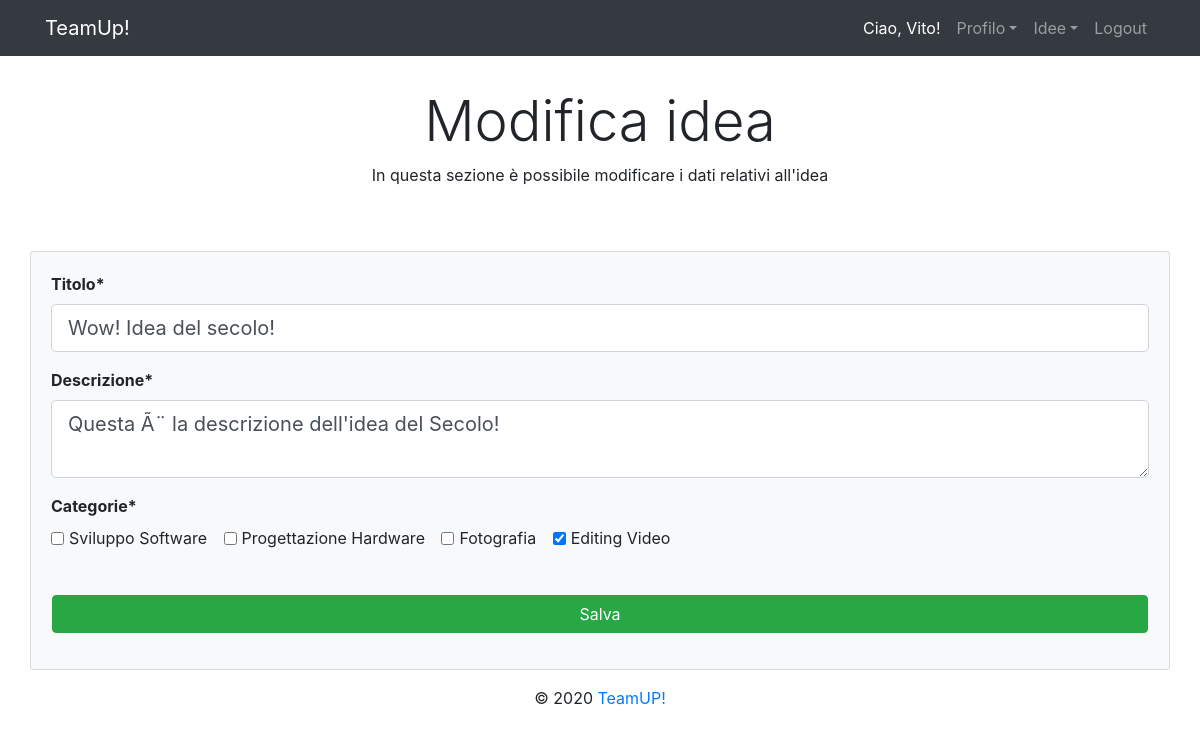
The page /ideas/editIdea/13 (signed in) on the database its author committed.
### tables this page shows
CREATE TABLE IF NOT EXISTS `idea` (
  `id` int(11) NOT NULL AUTO_INCREMENT,
  `title` varchar(255) NOT NULL,
  `ownerId` int(11) NOT NULL,
  `description` text NOT NULL,
  `creationDate` timestamp NOT NULL DEFAULT CURRENT_TIMESTAMP,
  `sponsorEndDate` date DEFAULT NULL,
  `sponsorCategoryid` int(11) DEFAULT NULL,
  PRIMARY KEY (`id`),
  KEY `fk_idea_users_idx` (`ownerId`),
  KEY `fk_idea_sponsorCategoryModel1_idx` (`sponsorCategoryid`)
);

CREATE TABLE IF NOT EXISTS `ideaCategory` (
  `id` int(11) NOT NULL AUTO_INCREMENT,
  `description` varchar(255) NOT NULL,
  PRIMARY KEY (`id`)
);

### app/libraries/Core.php (called while the page is built, shortened)
<?php
  class Core
  {
      protected $currentMethod = 'bestIdeas';
      public function __construct()
      {
          $url = $this->getUrl();
          if ($url > 0 && file_exists('../app/controllers/' . ucwords($url[0]) . '.php')) {
              unset($url[0]);
          }
          $this->currentController = new $this->currentController;
          if (isset($url[1]) && method_exists($this->currentController, $url[1])) {
              $this->currentMethod = $url[1];
              unset($url[1]);
          }
          $this->params = $url ? array_values($url) : [];
          call_user_func_array([$this->currentController, $this->currentMethod], $this->params);
      }
      public function getUrl(){
          if (isset($_GET['url'])) {
              $url = rtrim($_GET['url'], '/');
              $url = filter_var($url, FILTER_SANITIZE_URL);
              return explode('/', $url);
          }
          return null;
      }
  }

### public/index.php (called while the page is built, shortened)
<?php
$init = new Core;

### app/libraries/Database.php (called while the page is built, shortened)
<?php
class Database {
    private $dbh;
    private $stmt;
    public function __construct(){
        $dsn = 'mysql:host=' . DB_HOST . ';dbname=' . DB_NAME;
        $options = array(
            PDO::ATTR_PERSISTENT => true,
            PDO::ATTR_ERRMODE => PDO::ERRMODE_EXCEPTION
        );
        try{
            $this->dbh = new PDO($dsn, DB_USER, DB_PASS, $options);
        } catch(PDOException $e){
            echo $e->getMessage();
        }
    }
    public function query($sql){
        $this->stmt = $this->dbh->prepare($sql);
    }
    public function bind($param, $value, $type = null){
        if(is_null($type)){
            switch(true){
                default:
                    $type = PDO::PARAM_STR;
            }
        }
        $this->stmt->bindValue($param, $value, $type);
    }
    public function execute(){
        return $this->stmt->execute();
    }
    public function classesFromResultSet($className){
        $this->execute();
        return $this->stmt->fetchAll(PDO::FETCH_CLASS, $className);
    }
    public function classFromSingle($className){
        $this->stmt->setFetchMode(PDO::FETCH_CLASS, $className);
        $this->execute();
        return $this->stmt->fetch();
    }
}

### app/models/IdeaModel.php (called while the page is built, shortened)
<?php
class IdeaModel{
    private $database;
    public function __construct(){
        $this->database = new Database();
    }
    public function getIdeaByID($id){
        $this->database->query(GET_IDEA_BY_ID_QUERY);
        $this->database->bind(":id", $id);
        return $this->database->classFromSingle(IdeaDTO::class);
    }
}
class IdeaDTO {
    private $id;
    private $title;
    private $description;
    public function getId()
    {
        return $this->id;
    }
    public function getTitle()
    {
        return $this->title;
    }
    public function getDescription()
    {
        return $this->description;
    }
}

### app/models/IdeaCategoryModel.php (called while the page is built, shortened)
<?php
class IdeaCategoryModel{
    private $database;
    public function __construct(){
        $this->database = new Database();
    }
    public function getAll(){
        $this->database->query("SELECT * FROM ideaCategory");
        return $this->database->classesFromResultSet(IdeaCategoryDTO::class);
    }
    public function getCategoryByIdea($ideaId){
        $this->database->query(GET_CATEGORYBYIDEA);
        $this->database->bind(IDEA_ID_PARAM, $ideaId);
        return $this->database->classesFromResultSet(IdeaCategoryDTO::class);
    }
}
class IdeaCategoryDTO{
    private $id;
    private $description;
    public function getId()
    {
        return $this->id;
    }
    public function getDescription()
    {
        return $this->description;
    }
}

### app/views/ideas/newIdea.php (the view, shortened to what this page needs)
<?php require APPROOT . '/views/inc/header.php'; ?>
<div class="row">
    <?php $editMode = isset($data[EDITMODE]) && $data[EDITMODE]; ?>
    <?php if($editMode): ?>
        <div class="container text-center mt-3">
            <label class="display-4">Modifica idea</label>
            <p>In questa sezione è possibile modificare i dati relativi all'idea</p>
        </div>
        <?php endif ?>
        <div class="card card-body bg-light mt-5">
            <?php if($editMode): ?>
            <form action="<?php echo URLROOT; ?>/ideas/editIdea/<?php echo $data[IDEADTO]->getId() ?>" method="post">
            <?php else: ?>
                <form action="<?php echo URLROOT; ?>/ideas/newIdea" method="post">
            <?php endif ?>
                <div class="form-group">
                    <strong><label for="title">Titolo*</label></strong>
                    <input type="text" placeholder = "Inserisci un titolo" name="title" class="form-control form-control-lg
                    <?php echo (!empty($data[ERRORS][TITLE_FIELD])) ? 'is-invalid' : ''; ?>" value="<?php echo $data[IDEADTO]->getTitle(); ?>"/>
                </div>
                <div class="form-group">
                    <strong><label for="description">Descrizione*</label></strong>
                    <textarea name="description" placeholder = "Inserisci una descrizione" class="form-control form-control-lg
                    <?php echo (!empty($data[ERRORS][DESCRIPT_FIELD])) ? 'is-invalid' : ''; ?>" ><?php echo $data[IDEADTO]->getDescription(); ?></textarea>
                </div>
                    <strong><label>Categorie*</label></br></strong>
                <div>
                    <?php foreach($data[CATEGORIES] as $category): ?>
                        <div class='form-check form-check-inline'>
                            <?php if (in_array($category->getId(), $data[CHECKED])) :?>
                                <input class='form-check-input' checked='checked' type='checkbox'
                                       name='<?php echo CATEGORIES . "[]"?>' id='<?php echo $category->getId()?>'
                                       value='<?php echo $category->getId()?>'/>
                            <?php else : ?>
                                <input class='form-check-input' type='checkbox' name='<?php echo CATEGORIES . "[]"?>'
                                       id='<?php echo $category->getId()?>' value='<?php echo $category->getId()?>'/>
                            <?php endif; ?>
                            <label for='<?php echo CATEGORIES."[]"; ?>' class ='form-check-label'> <?php echo $category->getDescription(); ?> </label>
                        </div>
                    <?php endforeach; ?>
                </div>
                    <div class="row">
                        <div class="col p-3 mt-4">
                            <input type="submit" value="Salva" class="btn btn-success btn-block">
                        </div>
                    </div>
            </form>
        </div>
    </div>
<?php require APPROOT . '/views/inc/footer.php'; ?>

### rows shown on the page
idea: title "Wow! Idea del secolo!", description "Questa Ã¨ la descrizione dell'idea del Secolo!"
ideacategory: description "Sviluppo Software"
ideacategory: description "Progettazione Hardware"
ideacategory: description "Fotografia"
ideacategory: description "Editing Video"

### other values the page prints
SITENAME "TeamUp!"
$_SESSION['userFirstName'] "Vito"
